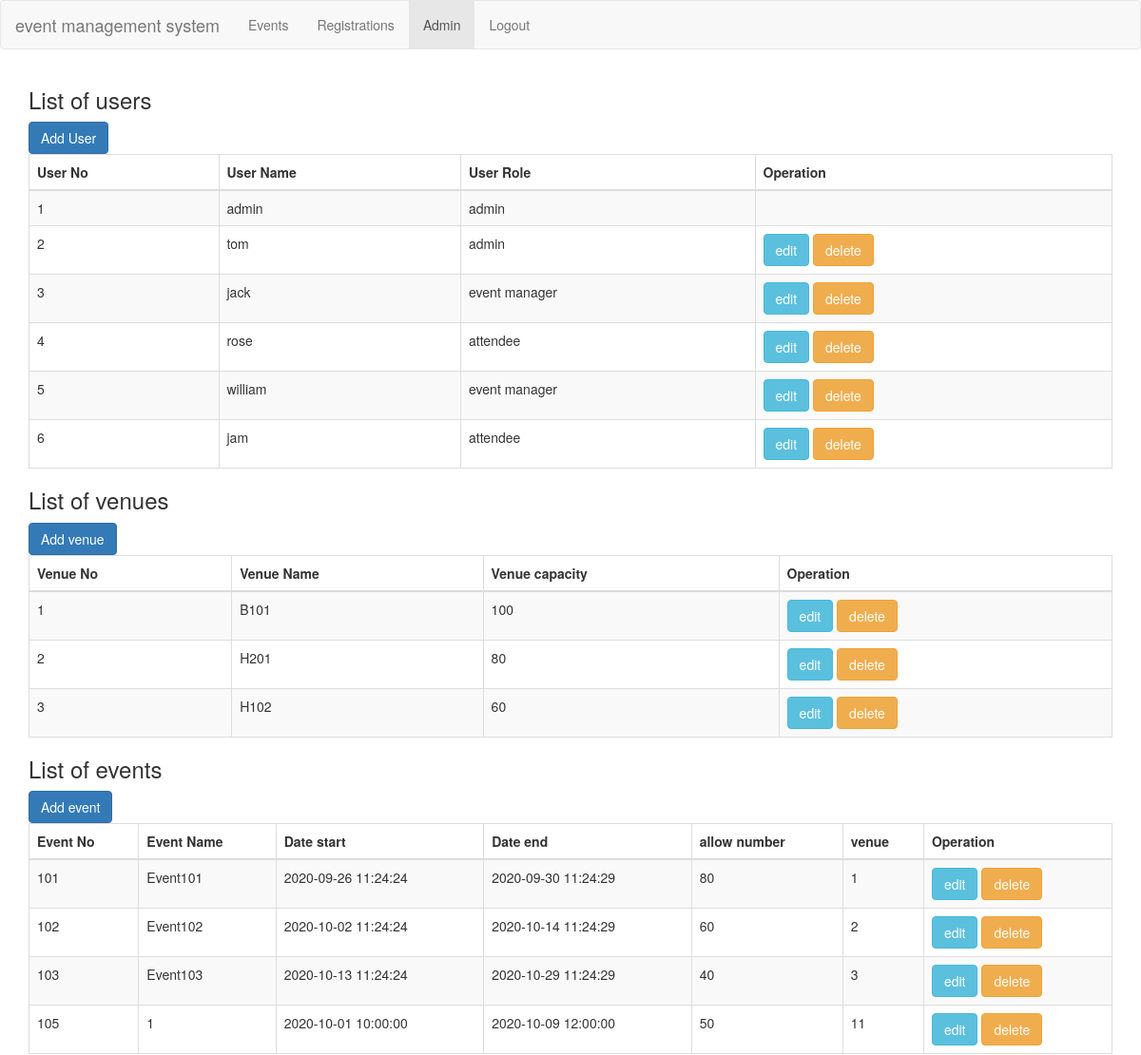
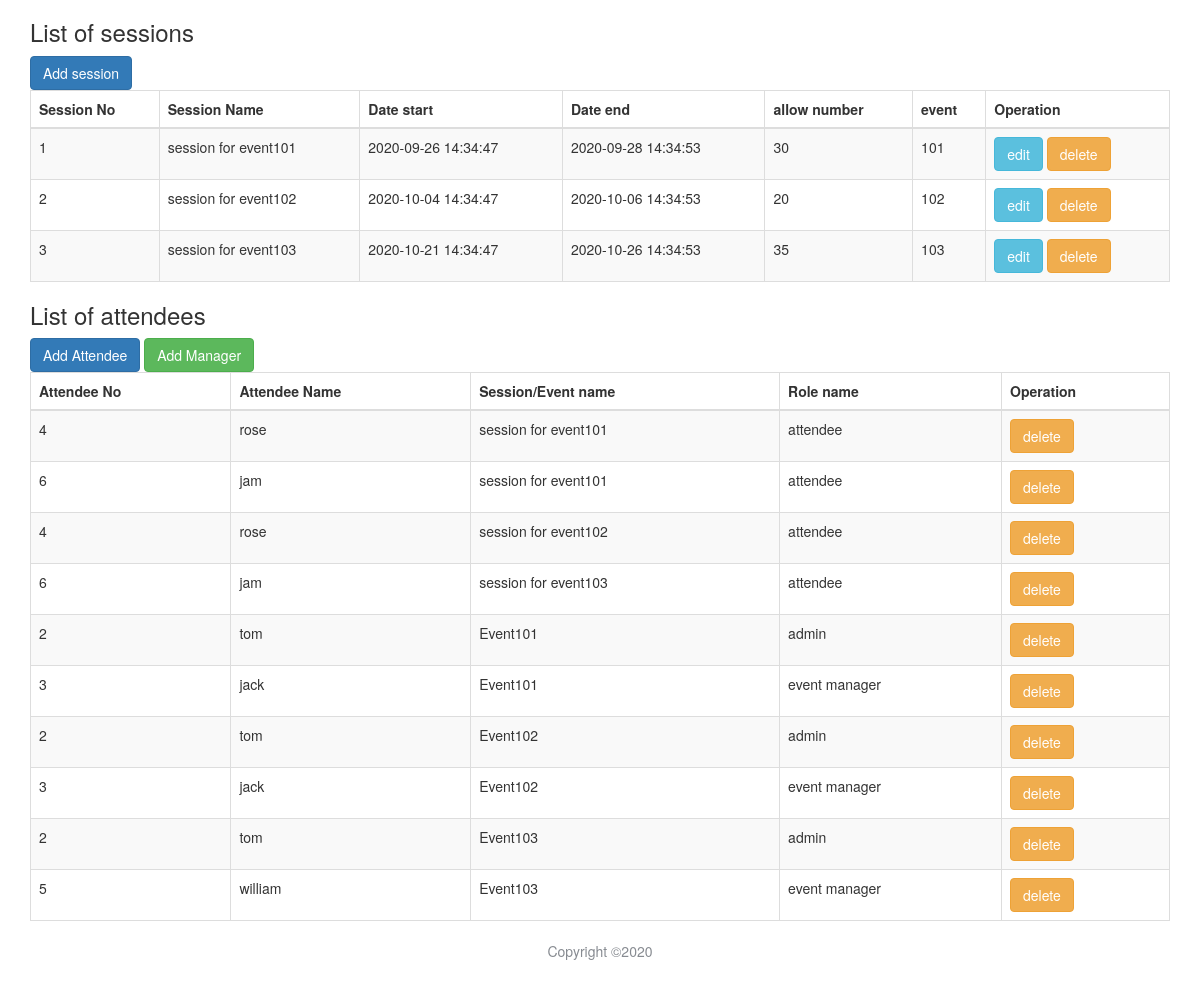
The page /php/admin.php (signed in) on the database its author committed (2 pictures, top to bottom).
### tables this page shows
CREATE TABLE `attendee` (
  `idattendee` int(11) NOT NULL AUTO_INCREMENT,
  `name` varchar(100) NOT NULL,
  `password` varchar(100) NOT NULL,
  `role` int(11) DEFAULT NULL,
  PRIMARY KEY (`idattendee`),
  KEY `role_idx` (`role`)
);

CREATE TABLE `role` (
  `idrole` int(11) NOT NULL AUTO_INCREMENT,
  `name` varchar(45) NOT NULL,
  PRIMARY KEY (`idrole`),
  UNIQUE KEY `name_UNIQUE` (`name`)
);

CREATE TABLE `venue` (
  `idvenue` int(11) NOT NULL AUTO_INCREMENT,
  `name` varchar(50) NOT NULL,
  `capacity` int(11) DEFAULT NULL,
  PRIMARY KEY (`idvenue`),
  UNIQUE KEY `name_UNIQUE` (`name`)
);

CREATE TABLE `event` (
  `idevent` int(11) NOT NULL AUTO_INCREMENT,
  `name` varchar(50) NOT NULL,
  `datestart` datetime NOT NULL,
  `dateend` datetime NOT NULL,
  `numberallowed` int(11) NOT NULL,
  `venue` int(11) NOT NULL,
  PRIMARY KEY (`idevent`),
  UNIQUE KEY `name_UNIQUE` (`name`),
  KEY `venue_fk_idx` (`venue`)
);

CREATE TABLE `session` (
  `idsession` int(11) NOT NULL AUTO_INCREMENT,
  `name` varchar(50) NOT NULL,
  `numberallowed` int(11) NOT NULL,
  `event` int(11) NOT NULL,
  `startdate` datetime NOT NULL,
  `enddate` datetime NOT NULL,
  PRIMARY KEY (`idsession`)
);

### php/MMysql.class.php (called while the page is built, shortened)
<?php
class MMysql {
    protected static $_dbh = null;
    protected $_dbType = 'mysql';
    protected $_pconnect = true;
    protected $_host = 'localhost';
    protected $_port = 3306;
    protected $_user = 'xxl7750';
    protected $_pass = 'Phrthe9&alleghenies';
    protected $_dbName = "xxl7750";
    protected $_where = '';
    protected $_order = '';
    protected $_limit = '';
    protected $_field = '*';
    protected function _connect() {
        $dsn = $this->_dbType.':host='.$this->_host.';port='.$this->_port.';dbname='.$this->_dbName;
        $options = $this->_pconnect ? array(PDO::ATTR_PERSISTENT=>true) : array();
        try {
            $dbh = new PDO($dsn, $this->_user, $this->_pass, $options);
            $dbh->setAttribute(PDO::ATTR_ERRMODE, PDO::ERRMODE_EXCEPTION);
            $dbh->setAttribute(PDO::ATTR_EMULATE_PREPARES, false);
        } catch (PDOException $e) {
            die('Connection failed: ' . $e->getMessage());
        }
        $dbh->exec('SET NAMES utf8');
        self::$_dbh = $dbh;
    }
    protected function _doQuery($sql='') {
        $this->_sql = $sql;
        $pdostmt = self::$_dbh->prepare($this->_sql);
        $pdostmt->execute();
        $result = $pdostmt->fetchAll(PDO::FETCH_ASSOC);
        return $result;
    }
    public function doSql($sql='') {
        $queryIps = 'INSERT|UPDATE|DELETE|REPLACE|CREATE|DROP|LOAD DATA|SELECT .* INTO|COPY|ALTER|GRANT|REVOKE|LOCK|UNLOCK';
        if (preg_match('/^\s*"?(' . $queryIps . ')\s+/i', $sql)) {
            return $this->_doExec($sql);
        }
        else {
            return $this->_doQuery($sql);
        }
    }
    public function select($tbName='') {
        $sql = "select ".trim($this->_field)." from ".$tbName." ".trim($this->_where)." ".trim($this->_order)." ".trim($this->_limit);
        return $this->_doQuery(trim($sql));
    }
    protected function _clear() {
        $this->_where = '';
        $this->_order = '';
        $this->_limit = '';
        $this->_field = '*';
    }
}

### php/Venue.class.php (called while the page is built, shortened)
<?php
class Venue{
	private $idvenue, $name, $capacity;
    public static function GetAll() {
    	$mysql = new MMysql();
        $dbh = $mysql->getDbh();
        $sql = 'SELECT * FROM venue';
        $pdostmt = $dbh->prepare($sql);
        $pdostmt->execute();
        $venues = array();
        while ($ve = $pdostmt->fetchObject(__CLASS__)) {
            $venues[] = $ve;
        }
        return $venues;
    }
    public function getId(){
    	return $this->idvenue;
    }
    public function getName(){
    	return $this->name;
    }
    public function getCap(){
    	return $this->capacity;
    }
}
?>

### php/admin.php (the view, shortened to what this page needs)
<?php
	require("./MyUtils.class.php");
	require("./MMysql.class.php");
	require("./Venue.class.php");
	echo MyUtils::html_header("Admin","..","","../js/admin.js");
	echo MyUtils::html_nav("","","active");
?>
<?php
	$role = $_SESSION['role'];
	$idattendee = $_SESSION['id'];
	$mysql = new MMysql();
	$venues=array();
	$events=array();
	$sessions=array();
	$attendees=array();
	$users=array();
	if($role == 2){
		$events = $mysql->doSql("SELECT e.* FROM `event` e, manager_event me WHERE e.idevent = me.`event` AND me.manager = '".$idattendee."'");
		$sessions = $mysql->doSql("SELECT s.* FROM `session` s WHERE s.event IN ( SELECT e.idevent FROM `event` e, manager_event me WHERE e.idevent = me.`event` AND me.manager ='".$idattendee."' ) ");
		$attendees = $mysql->doSql("SELECT a.idattendee, a.`name` as attname,s.`idsession` as ids,s.`name` as  sessionname, r.`name` as rolename FROM attendee_session attss LEFT JOIN attendee a ON attss.attendee = a.idattendee  LEFT JOIN `session` s ON attss.`session` = s.idsession
		 INNER JOIN `role` r ON r.idrole = a.role WHERE s.`event` IN ( SELECT e.idevent FROM `event` e, manager_event me WHERE e.idevent = me.`event` AND me.manager ='".$idattendee."' )");
	}else{
		$users = $mysql->doSql("SELECT at.*, r.`name` as rolename FROM attendee at LEFT JOIN `role` r ON at.role = r.idrole");
		$venues = Venue::GetAll();
		$events = $mysql->select("event");
		$sessions = $mysql->select("session");
		$attendees = $mysql->doSql("SELECT a.idattendee, a.`name` as attname,s.`name` as  sessionname,s.`idsession` as  ids, r.`name` as rolename FROM attendee_session attss LEFT JOIN attendee a ON attss.attendee = a.idattendee LEFT JOIN `session` s ON attss.`session` = s.idsession LEFT JOIN `role` r ON r.idrole = a.role UNION  SELECT a.idattendee, a.`name` as attname,e.`name` as  sessionname,e.`idevent` as  ids, r.`name` as rolename FROM manager_event me LEFT JOIN attendee a ON me.manager = a.idattendee LEFT JOIN `event` e ON me.`event` = e.idevent LEFT JOIN `role` r ON r.idrole = a.role");
	}
 ?>
 <div class="main">
	<div class="container">
		<?php if($role ==1):?>
			<h3>List of users</h3>
			<button class="btn btn-primary" data-toggle="modal" data-target="#addUserModal">Add User</button>
			<table class="table table-striped table-bordered table-hover">
				<thead>
					<th>User No</th>
					<th>User Name</th>
					<th>User Role</th>
					<th>Operation</th>
				</thead>
				<tbody>
				<?php foreach($users as $user): ?>
					<tr>
						<td><?php echo $user['idattendee']; ?></td>
						<td class="username<?php echo $user['idattendee']; ?>"><?php echo $user['name']; ?></td>
						<td class="role<?php echo $user['idattendee']; ?>"><?php echo $user['rolename']; ?></td>
						<td>
							<?php if($user['idattendee'] != 1):?>
							<button class="btn btn-info editUser" data-id="<?php echo $user['idattendee'] ?>">edit</button>
							<button class="btn btn-warning deletUser" data-id="<?php echo $user['idattendee'] ?>">delete</button>
						<?php endif; ?>
						</td>
					</tr>
				<?php endforeach; ?>
				</tbody>
			</table>
		<?php endif; ?>
		<?php if($role ==1):?>
			<h3>List of venues</h3>
			<button class="btn btn-primary" data-toggle="modal" data-target="#addVenueModal">Add venue</button>
			<table class="table table-striped table-bordered table-hover">
				<thead>
					<th>Venue No</th>
					<th>Venue Name</th>
					<th>Venue capacity</th>
					<th>Operation</th>
				</thead>
				<tbody>
				<?php foreach($venues as $ven): ?>
					<tr>
						<td><?php echo $ven->getId(); ?></td>
						<td class="venue<?php echo $ven->getId(); ?>"><?php echo $ven->getName(); ?></td>
						<td class="capacity<?php echo $ven->getId(); ?>"><?php echo $ven->getCap(); ?></td>
						<td>
							<button class="btn btn-info editVenue" data-id="<?php echo $ven->getId(); ?>">edit</button>
							<button class="btn btn-warning deletVenue" data-id="<?php echo $ven->getId(); ?>">delete</button>
						</td>
					</tr>
				<?php endforeach; ?>
				</tbody>
			</table>
		<?php endif; ?>
		<h3>List of events</h3>
		<button class="btn btn-primary" data-toggle="modal" data-target="#addEventModal">Add event</button>
		<table class="table table-striped table-bordered table-hover">
			<thead>
				<th>Event No</th>
				<th>Event Name</th>
				<th>Date start</th>
				<th>Date end</th>
				<th>allow number</th>
				<th>venue</th>
				<th>Operation</th>
			</thead>
			<tbody>
			<?php foreach($events as $ev): ?>
				<tr>
					<td><?php echo $ev['idevent']; ?></td>
					<td class="eventname<?php echo $ev['idevent']; ?>"><?php echo $ev['name']; ?></td>
					<td class="datestart<?php echo $ev['idevent']; ?>"><?php echo $ev['datestart']; ?></td>
					<td class="dateend<?php echo $ev['idevent']; ?>"><?php echo $ev['dateend']; ?></td>
					<td class="numberallowed<?php echo $ev['idevent']; ?>"><?php echo $ev['numberallowed']; ?></td>
					<td class="eventvenue<?php echo $ev['idevent']; ?>"><?php echo $ev['venue']; ?></td>
					<td>
						<button class="btn btn-info editEvent" data-id="<?php echo $ev['idevent'] ?>">edit</button>
						<button class="btn btn-warning deletEvent" data-id="<?php echo $ev['idevent'] ?>">delete</button>
					</td>
				</tr>
			<?php endforeach; ?>
			</tbody>
		</table>
		<h3>List of sessions</h3>
		<button class="btn btn-primary" data-toggle="modal" data-target="#addSessionModal">Add session</button>
		<table class="table table-striped table-bordered table-hover">
			<thead>
				<th>Session No</th>
				<th>Session Name</th>
				<th>Date start</th>
				<th>Date end</th>
				<th>allow number</th>
				<th>event</th>
				<th>Operation</th>
			</thead>
			<tbody>
			<?php foreach($sessions as $ses): ?>
				<tr>
					<td><?php echo $ses['idsession']; ?></td>
					<td class="sessionname<?php echo $ses['idsession']; ?>"><?php echo $ses['name']; ?></td>
					<td class="sstartdate<?php echo $ses['idsession']; ?>"><?php echo $ses['startdate']; ?></td>
					<td class="senddate<?php echo $ses['idsession']; ?>"><?php echo $ses['enddate']; ?></td>
					<td class="snumberallowed<?php echo $ses['idsession']; ?>"><?php echo $ses['numberallowed']; ?></td>
					<td class="sevent<?php echo $ses['idsession']; ?>"><?php echo $ses['event']; ?></td>
					<td>
						<button class="btn btn-info editSession" data-id="<?php echo $ses['idsession'] ?>">edit</button>
						<button class="btn btn-warning deletSession" data-id="<?php echo $ses['idsession'] ?>">delete</button>
					</td>
				</tr>
			<?php endforeach; ?>
			</tbody>
		</table>
		<h3>List of attendees</h3>
		<button class="btn btn-primary" data-toggle="modal" data-target="#addAttendeeModal">Add Attendee</button>
		<?php if($_SESSION['role'] == '1'){echo "<button class='btn btn-success' data-toggle='modal' data-target='#addManagerModal'>Add Manager</button>";} ?>
		<table class="table table-striped table-bordered table-hover">
			<thead>
				<th>Attendee No</th>
				<th>Attendee Name</th>
				<th>Session/Event name</th>
				<th>Role name</th>
				<th>Operation</th>
			</thead>
			<tbody>
			<?php foreach($attendees as $att): ?>
				<tr>
					<td><?php echo $att['idattendee']; ?></td>
					<td class="attname<?php echo $att['idattendee']; ?>"><?php echo $att['attname']; ?></td>
					<td class="attsession<?php echo $att['idattendee']; ?>"><?php echo $att['sessionname']; ?></td>
					<td class="rolename<?php echo $att['idattendee']; ?>"><?php echo $att['rolename']; ?></td>
					<td>
						<button class="btn btn-warning deletAtt"
						data-id="<?php echo $att['idattendee'].'-'.$att['ids'].'-'.$att['rolename'] ?>">delete</button>
					</td>
				</tr>
			<?php endforeach; ?>
			</tbody>
		</table>
	</div>
</div>
<?php
echo MyUtils::html_footer();
?>

### php/MyUtils.class.php (shortened to what this page needs)
<?php
class MyUtils{
	static function html_header($title="Untitled", $file=".", $style="", $script=""){
		$string = "
		<!DOCTYPE html>
			<html lang='us'>
			<head>
			    <meta charset='UTF-8'>
			    <meta name='viewport' content='width=device-width, initial-scale=1.0'>
			    <link rel='stylesheet' href='$style' type='text/css'>
			    <link rel='stylesheet' href='$file/css/bootstrap.min.css' type='text/css'>
			    <script type='text/javascript' src='$file/js/jquery-2.1.1.min.js'></script>
			    <script type='text/javascript' src='$file/js/bootstrap.min.js'></script>
			    <script type='text/javascript' src='$script'></script>
			    <title>$title</title>
			</head>
			<body>";
		return $string;
	}
	static function html_nav($active1, $active2, $active3){
		$string ="<nav class='navbar navbar-default'>
		      <div class='container-fluid'>
		        <div class='navbar-header'>
		          <button type='button' class='navbar-toggle collapsed' data-toggle='collapse' data-target='#bs-example-navbar-collapse-1' aria-expanded='false'>
		            <span class='sr-only'>Toggle navigation</span>
		            <span class='icon-bar'></span>
		            <span class='icon-bar'></span>
		            <span class='icon-bar'></span>
		          </button>
		          <a class='navbar-brand' href='#'>event management system</a>
		        </div>
		        <div class='collapse navbar-collapse' id='bs-example-navbar-collapse-1'>
		          <ul class='nav navbar-nav'>
		          	<li class='$active1'><a href='./event.php'>Events</a></li>
		            <li class='$active2'><a href='./registration.php'>Registrations</a></li>
		            <li class='$active3'><a href='./admin.php'>Admin</a></li>
		            <li><a href='./logout.php'>Logout</a></li>
		          </ul>
		        </div>
		      </div>
		</nav>";
		return $string;
	}
	static function html_footer(){
		$string ="<p align='center' style='margin-bottom: 20px;color:#878B91;'>Copyright &copy;2020 </p></body></html>";
		return $string;
	}
}
?>

### rows shown on the page
attendee: idattendee "1", name "admin", role.name "admin"
attendee: idattendee "2", name "tom", role.name "admin"
attendee: idattendee "3", name "jack", role.name "event manager"
attendee: idattendee "4", name "rose", role.name "attendee"
attendee: idattendee "5", name "william", role.name "event manager"
attendee: idattendee "6", name "jam", role.name "attendee"
venue: idvenue "1", name "B101", capacity "100"
venue: idvenue "2", name "H201", capacity "80"
venue: idvenue "3", name "H102", capacity "60"
event: idevent "101", name "Event101", datestart "2020-09-26 11:24:24", dateend "2020-09-30 11:24:29", numberallowed "80", venue "1"
event: idevent "102", name "Event102", datestart "2020-10-02 11:24:24", dateend "2020-10-14 11:24:29", numberallowed "60", venue "2"
event: idevent "103", name "Event103", datestart "2020-10-13 11:24:24", dateend "2020-10-29 11:24:29", numberallowed "40", venue "3"
event: idevent "105", name "1", datestart "2020-10-01 10:00:00", dateend "2020-10-09 12:00:00", numberallowed "50", venue "11"
session: idsession "1", name "session for event101", startdate "2020-09-26 14:34:47", enddate "2020-09-28 14:34:53", numberallowed "30", event "101"
session: idsession "2", name "session for event102", startdate "2020-10-04 14:34:47", enddate "2020-10-06 14:34:53", numberallowed "20", event "102"
session: idsession "3", name "session for event103", startdate "2020-10-21 14:34:47", enddate "2020-10-26 14:34:53", numberallowed "35", event "103"

### other values the page prints
$att['idattendee'] "4"
$att['attname'] "rose"
$att['sessionname'] "session for event101"
$att['rolename'] "attendee"
$att['idattendee'] "6"
$att['attname'] "jam"
$att['sessionname'] "session for event102"
$att['sessionname'] "session for event103"
$att['idattendee'] "2"
$att['attname'] "tom"
$att['sessionname'] "Event101"
$att['rolename'] "admin"
$att['idattendee'] "3"
$att['attname'] "jack"
$att['rolename'] "event manager"
